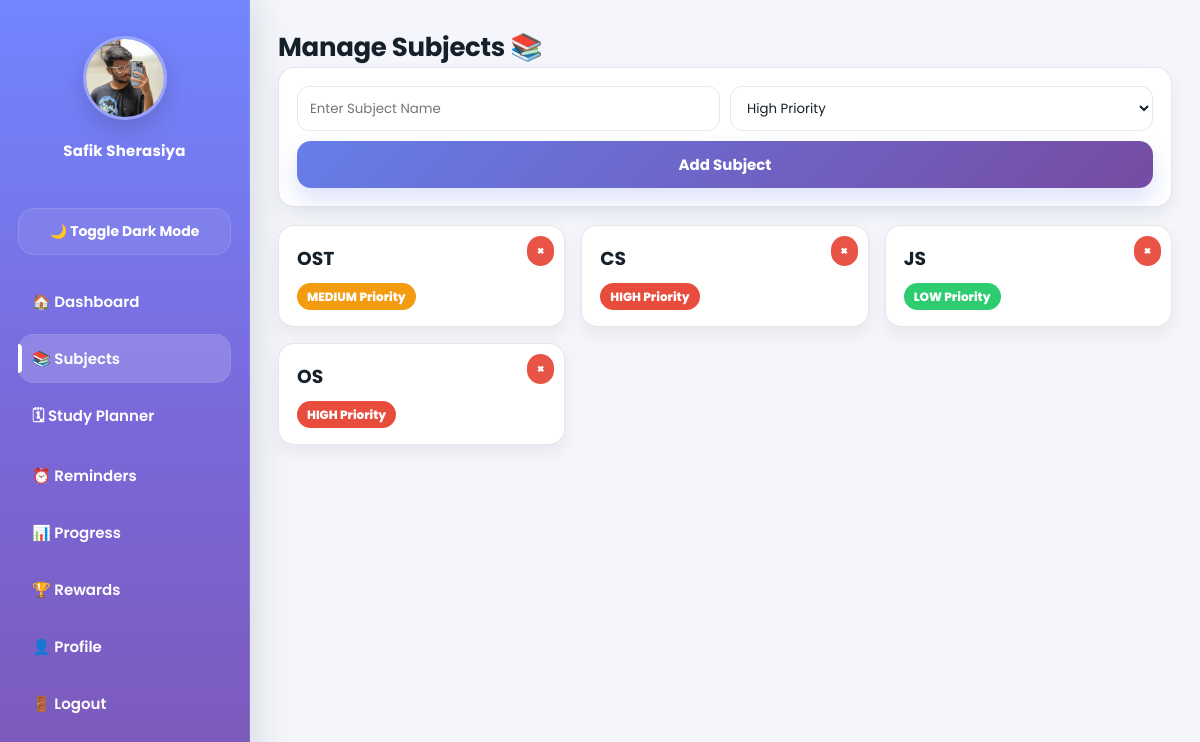
The page /study_planner/subject.php (signed in) on the database its author committed.
### tables this page shows
CREATE TABLE `users` (
  `id` int(11) NOT NULL,
  `name` varchar(100) NOT NULL,
  `email` varchar(100) NOT NULL,
  `password` varchar(255) NOT NULL,
  `created_at` timestamp NOT NULL DEFAULT current_timestamp(),
  `phone` varchar(20) DEFAULT NULL,
  `profile_pic` varchar(255) DEFAULT NULL,
  `points` int(11) NOT NULL DEFAULT 0,
  `badge` varchar(50) DEFAULT 'Beginner'
);

CREATE TABLE `subjects` (
  `id` int(11) NOT NULL,
  `user_id` int(11) NOT NULL,
  `name` varchar(100) NOT NULL,
  `created_at` timestamp NOT NULL DEFAULT current_timestamp(),
  `priority` enum('high','medium','low') NOT NULL
);

### study_planner/subject.php (the view, shortened to what this page needs)
<?php
include("config.php");
$user_id = (int)$_SESSION['user_id'];
$stmt = $conn->prepare("SELECT * FROM subjects WHERE user_id=? ORDER BY id DESC");
$stmt->bind_param("i", $user_id);
$stmt->execute();
$result = $stmt->get_result();
?>
<!DOCTYPE html>
<html lang="en">
<head>
    <link rel="stylesheet" href="css/style.css?v=2">
</head>
<body class="dashboard-page">
<?php include("sidebar.php"); ?>
<div class="main">
    <h1>Manage Subjects 📚</h1>
    <div class="form-card">
        <form method="POST">
            <input type="text" name="subject_name" placeholder="Enter Subject Name" required>
            <select name="priority" required>
                <option value="high">High Priority</option>
            </select>
            <button class="btn" name="add_subject">Add Subject</button>
        </form>
    </div>
    <div class="subject-list">
        <?php if ($result->num_rows > 0) { ?>
            <?php while ($row = $result->fetch_assoc()) { ?>
                <div class="subject-card">
                    <a class="delete-btn" href="?delete=<?php echo $row['id']; ?>">×</a>
                    <h3><?php echo htmlspecialchars($row['name']); ?></h3>
                    <span class="priority <?php echo $row['priority']; ?>">
                        <?php echo strtoupper($row['priority']); ?> Priority
                    </span>
                </div>
            <?php } ?>
        <?php } else { ?>
            <p>No subjects added yet.</p>
        <?php } ?>
    </div>
</div>
</body>
</html>

### study_planner/sidebar.php (shortened to what this page needs)
<?php
include("config.php");
$user_id = (int) $_SESSION['user_id'];
$current_page = basename($_SERVER['PHP_SELF']);
$stmt = $conn->prepare("SELECT profile_pic, name FROM users WHERE id=? LIMIT 1");
$stmt->bind_param("i", $user_id);
$stmt->execute();
$user = $stmt->get_result()->fetch_assoc();
function activeLink($page, $current_page) {
    return $page === $current_page ? 'active' : '';
}
?>
<div class="sidebar">
    <div class="profile-box">
        <?php if (!empty($user['profile_pic']) && file_exists("uploads/" . $user['profile_pic'])) { ?>
            <img src="uploads/<?php echo htmlspecialchars($user['profile_pic']); ?>" alt="Profile">
        <?php } else { ?>
            <img src="default.png" alt="Profile">
        <?php } ?>
        <h3><?php echo htmlspecialchars($user['name'] ?? 'User'); ?></h3>
    </div>
    <button id="darkToggleBtn" class="theme-btn">🌙 Toggle Dark Mode</button>
    <a href="dashboard.php" class="<?php echo activeLink('dashboard.php', $current_page); ?>">🏠 Dashboard</a>
<a href="subject.php" class="<?php echo activeLink('subject.php', $current_page); ?>">📚 Subjects</a>
<a href="planner.php" class="<?php echo activeLink('planner.php', $current_page); ?>">🗓 Study Planner</a>
<a href="reminders.php" class="<?php echo activeLink('reminders.php', $current_page); ?>">⏰ Reminders</a>
<a href="progress.php" class="<?php echo activeLink('progress.php', $current_page); ?>">📊 Progress</a>
<a href="rewards.php" class="<?php echo activeLink('rewards.php', $current_page); ?>">🏆 Rewards</a>
<a href="profile.php" class="<?php echo activeLink('profile.php', $current_page); ?>">👤 Profile</a>
<a href="logout.php">🚪 Logout</a>
</div>

### study_planner/css/style.css (style rules this page uses)
:root { --bg: #f4f6fb; --text: #16202a; --muted: #64748b; --card: #ffffff; --border: rgba(15, 23, 42, 0.10); --tableHead: rgba(102, 126, 234, 0.10); --primary1: #667eea; --primary2: #764ba2; --sidebarBg: #ffffff; --sidebarText: #0f172a; --sidebarHover: rgba(15, 23, 42, 0.06); --sidebarBorder: rgba(15, 23, 42, 0.10); --shadow-sm: 0 8px 18px rgba(15, 23, 42, 0.06); --shadow-md: 0 14px 30px rgba(15, 23, 42, 0.10); --radius: 16px; --radius-lg: 22px; --ring: 0 0 0 4px rgba(102, 126, 234, 0.18); --sidebarW: 250px; }
* { margin: 0; padding: 0; box-sizing: border-box; font-family: "Poppins", system-ui, -apple-system, Segoe UI, Roboto, Arial, sans-serif; }
body { background: var(--bg); color: var(--text); }
body.dashboard-page { background: var(--bg); color: var(--text); }
h1 { font-size: 26px; letter-spacing: -0.3px; color: var(--text); }
input, select, textarea { width: 100%; padding: 11px 12px; border-radius: 12px; border: 1px solid var(--border); background: transparent; color: var(--text); outline: none; transition: box-shadow 0.18s ease, border-color 0.18s ease; }
select option { background: var(--card); color: var(--text); }
.btn { width: 100%; padding: 12px 14px; border: none; border-radius: 14px; background: linear-gradient(135deg, var(--primary1), var(--primary2)); color: #fff; font-size: 15px; font-weight: 700; cursor: pointer; transition: transform 0.18s ease, box-shadow 0.18s ease, filter 0.18s ease; box-shadow: 0 12px 22px rgba(102, 126, 234, 0.22); }
.sidebar { position: fixed; width: var(--sidebarW); height: 100vh; background: linear-gradient(180deg, #7286ff 0%, #7a67d8 55%, #7d58b6 100%); color: #ffffff; padding: 26px 18px; border-right: 1px solid rgba(255, 255, 255, 0.10); display: flex; flex-direction: column; box-shadow: 8px 0 30px rgba(31, 41, 55, 0.12); }
.profile-box { text-align: center; margin-bottom: 20px; padding: 10px 8px 18px; }
.profile-box img { width: 84px; height: 84px; border-radius: 50%; object-fit: cover; border: 3px solid rgba(255, 255, 255, 0.28); box-shadow: 0 10px 24px rgba(0, 0, 0, 0.15); }
.profile-box h3 { margin-top: 12px; font-size: 15px; font-weight: 700; color: #ffffff; letter-spacing: 0.2px; }
.theme-btn { width: 100%; padding: 12px 14px; border: 1px solid rgba(255, 255, 255, 0.12); border-radius: 16px; margin: 8px 0 22px; cursor: pointer; background: rgba(255, 255, 255, 0.08); color: #ffffff; font-weight: 700; font-size: 14px; transition: all 0.2s ease; backdrop-filter: blur(6px); }
.sidebar a { display: flex; align-items: center; gap: 12px; color: #ffffff; text-decoration: none; padding: 13px 14px; margin-bottom: 8px; border-radius: 16px; font-weight: 600; font-size: 15px; transition: all 0.22s ease; position: relative; }
.sidebar a.active { background: rgba(255, 255, 255, 0.16); box-shadow: inset 0 0 0 1px rgba(255, 255, 255, 0.08); }
.sidebar a.active::before { content: ""; position: absolute; left: 0; top: 10px; bottom: 10px; width: 4px; border-radius: 0 8px 8px 0; background: #ffffff; }
.main { margin-left: var(--sidebarW); padding: 28px; }
.form-card { background: var(--card); border: 1px solid var(--border); padding: 18px; border-radius: var(--radius); box-shadow: var(--shadow-sm); margin-bottom: 18px; }
.form-card form { display: flex; flex-wrap: wrap; gap: 10px; }
.form-card input, .form-card select { width: auto; min-width: 220px; flex: 1; }
.subject-list { display: grid; grid-template-columns: repeat(auto-fit, minmax(220px, 1fr)); gap: 16px; }
.subject-card { background: var(--card); border: 1px solid var(--border); padding: 18px; border-radius: var(--radius); box-shadow: var(--shadow-sm); position: relative; transition: transform 0.18s ease, box-shadow 0.18s ease; }
.subject-card h3 { margin-bottom: 10px; color: var(--text); }
.priority { font-size: 12px; padding: 5px 10px; border-radius: 999px; color: #fff; font-weight: 800; }
.high { background: #e74c3c; }
.medium { background: #f39c12; }
.low { background: #2ecc71; }
.delete-btn { position: absolute; top: 10px; right: 10px; background: rgba(231, 76, 60, 0.95); color: white; padding: 6px 10px; border-radius: 999px; text-decoration: none; font-size: 12px; font-weight: 900; }

### rows shown on the page
users: profile_pic (picture), name "Safik Sherasiya"
subjects: name "OST", priority "MEDIUM"
subjects: name "CS", priority "HIGH"
subjects: name "JS", priority "LOW"
subjects: name "OS", priority "HIGH"
